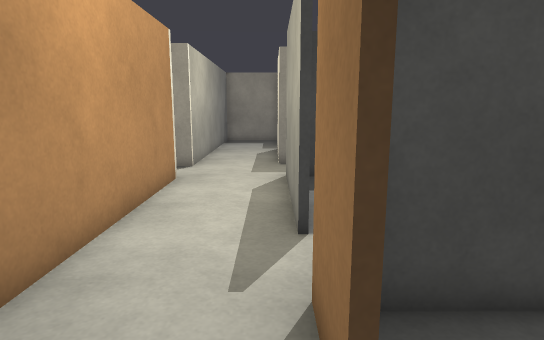
view 1 (above)

24 first-person views from a walk through a robot-simulator world made for Gazebo. The camera is 1.2 m above the floor, tilts 10° down and sees 75° across. The floor is counted in squares, 0.5 m on a side. Each view is taken from the middle of a square. On the plan, view 1 faces up. The plan holds only what a view shows up to about 20 squares ahead; the rest is blank.

view 2
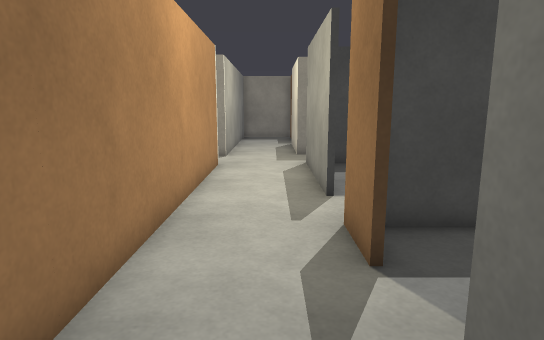

view 3
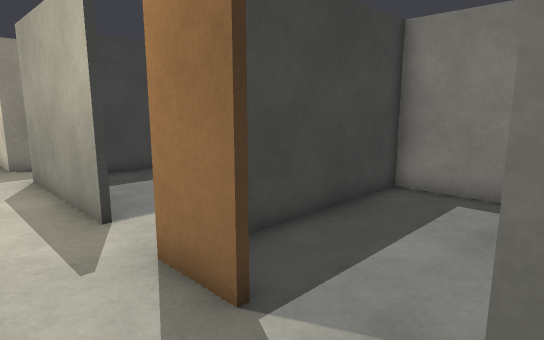

view 4
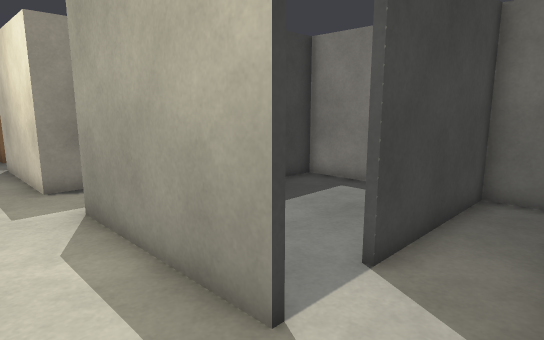

view 5
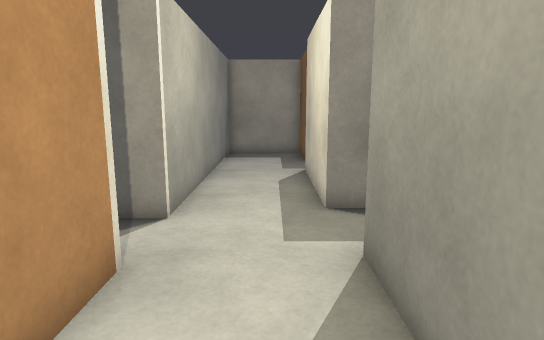

view 6
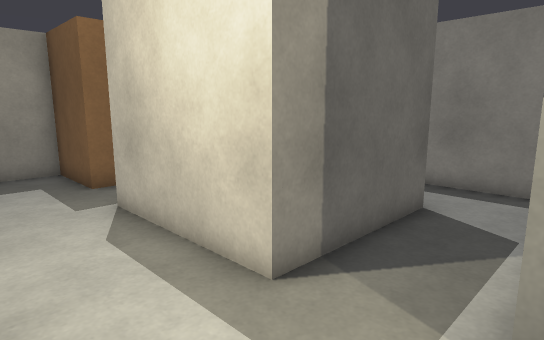

view 7
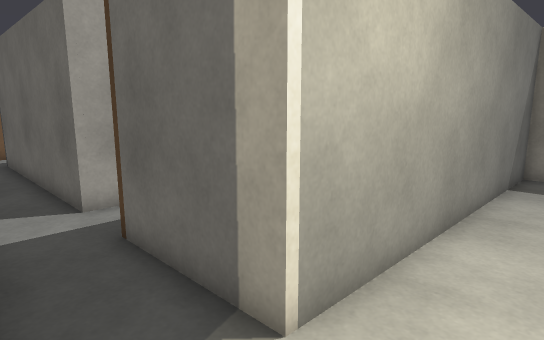

view 8
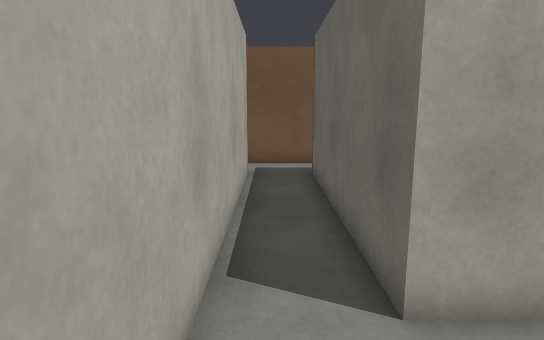

view 9
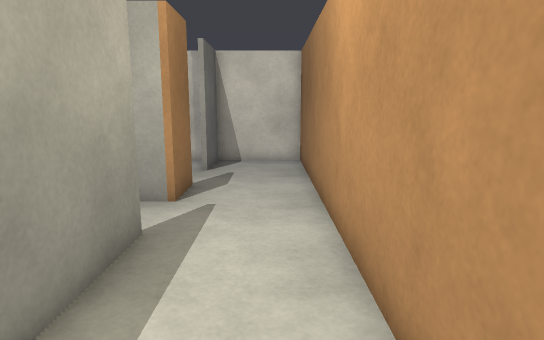

view 10
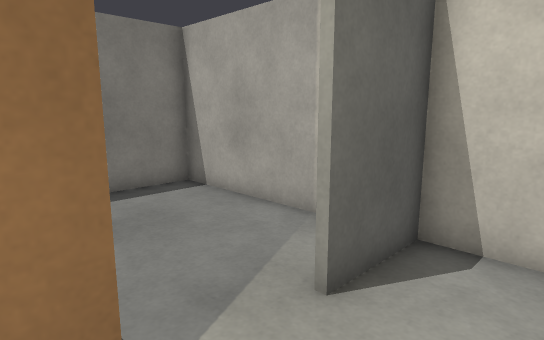

view 11
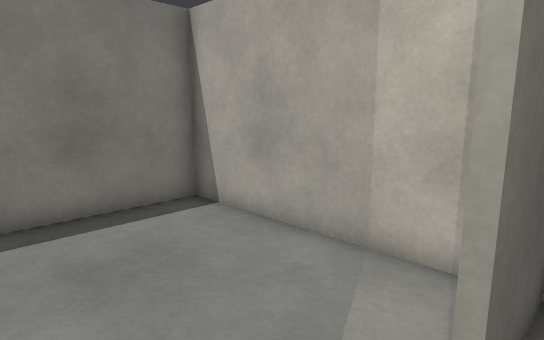

view 12
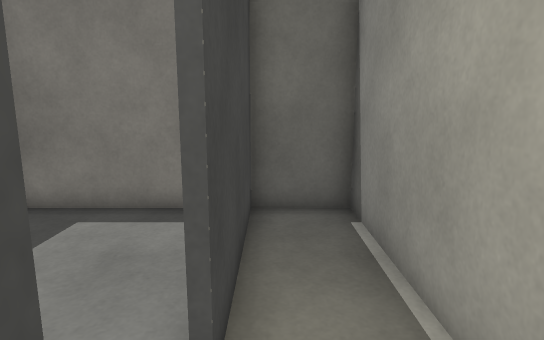

view 13
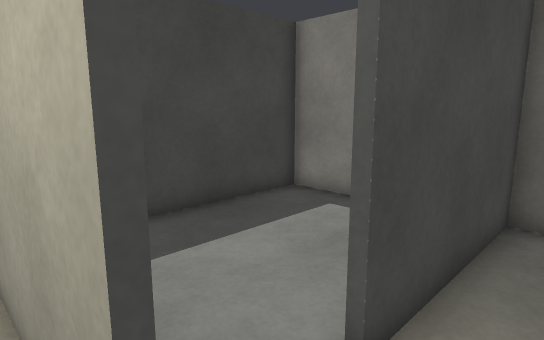

view 14
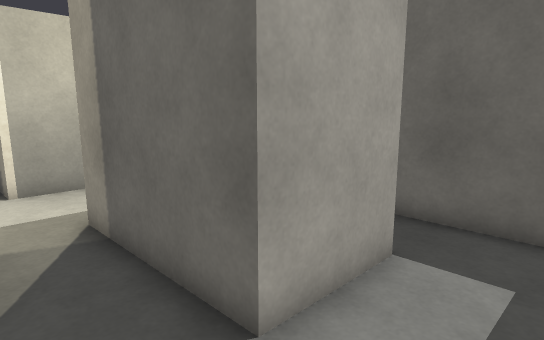

view 15
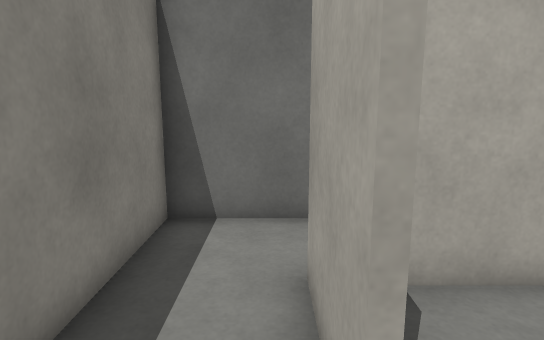

view 16
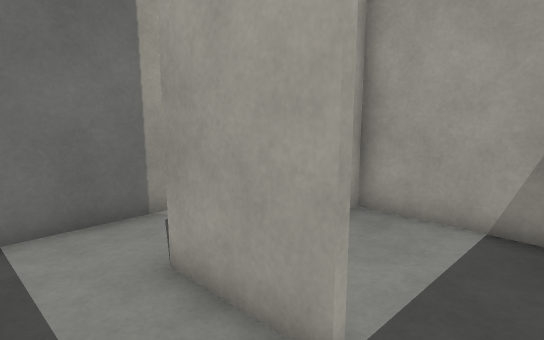

view 17
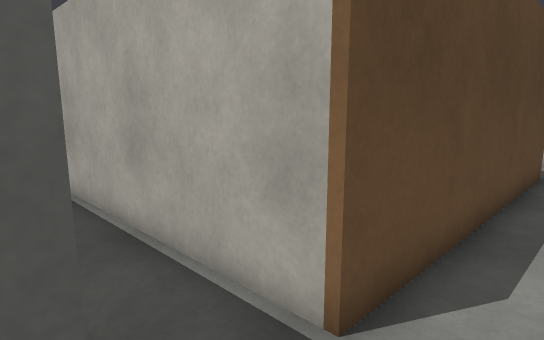

view 18
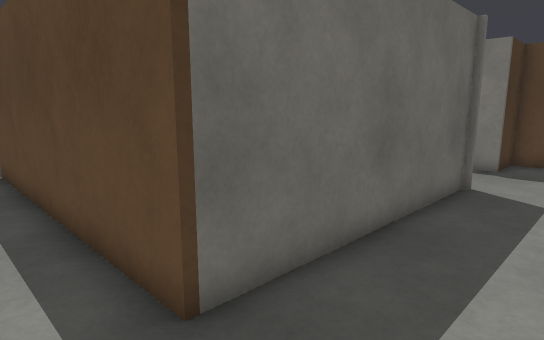

view 19
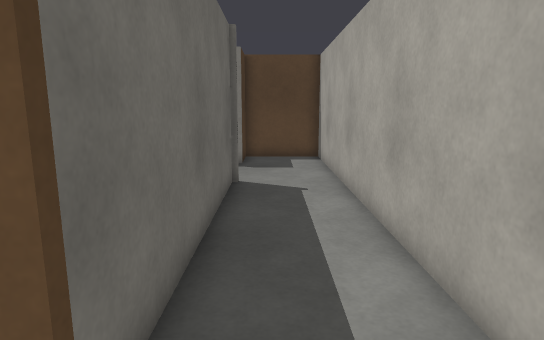

view 20
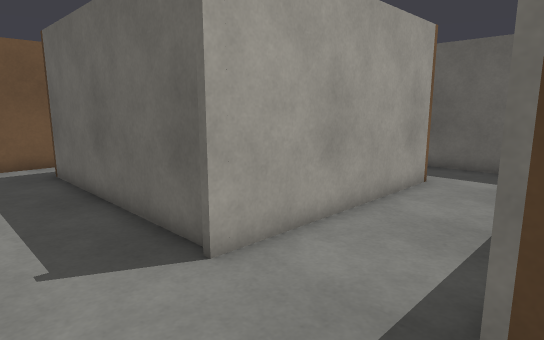

view 21
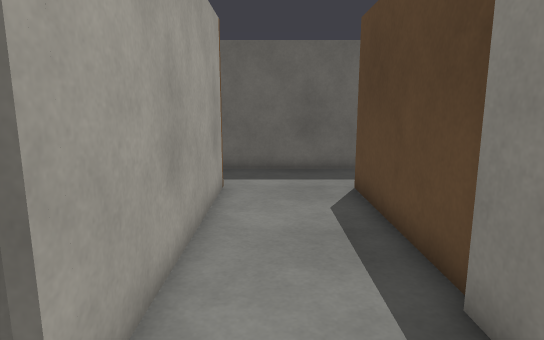

view 22
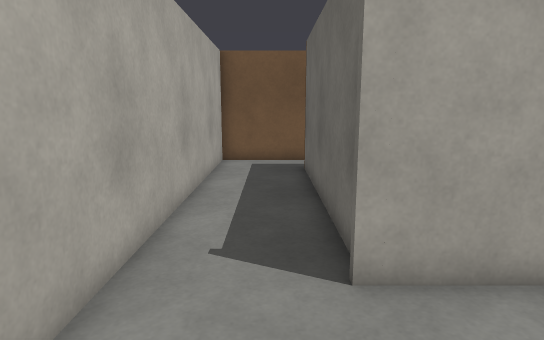

view 23
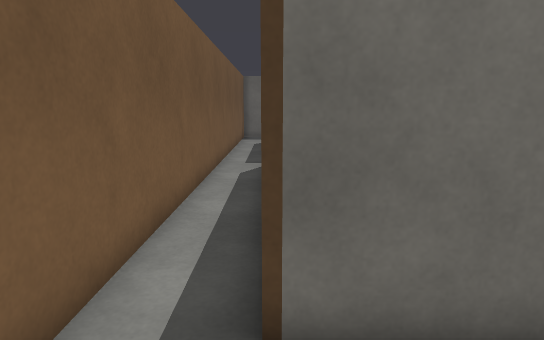

view 24
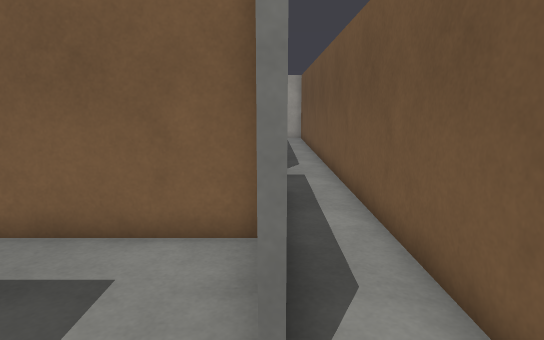

### Floor plan
Ten units are one square. View 1 is at (0, 0); x grows to the right and y downward. Boxes are objects, and circles mark ways between rooms. Rooms are numbered by the first view taken in them; rooms with no view inside come last. Other rooms are left out.
<svg viewBox="-218 -268 307 306">
<path fill="none" stroke="#000" d="M-33 -24 -33 33 5 33 5 5M40 -125 83 -125 83 -174M-33 -121 -33 -24M55 -184 55 -153 3 -153 3 -208M5 -64 5 -125M72 -205 44 -205M12 -231 5 -231 5 -263 -33 -263 -33 -145M5 -20 5 -41 15 -41M-95 -88 -95 0M-97 -161 -97 -145 -191 -145 -191 -149M-46 -119 -108 -119M-96 -3 -191 -3 -191 -121 -70 -121M-33 -145 -75 -145M-55 -21 -55 -85M-213 -224 -213 33 -35 33 -35 -3 -57 -3 -57 -20M-188 -187 -139 -187M11 33 83 33 83 -41M84 -39 12 -39M83 -81 83 -123 12 -123M5 -192 5 -155 42 -155M83 -41 83 -65 26 -65M15 -41 84 -41"/>
<circle cx="-10" cy="-35" r="3" fill="#2a7"/>
<circle cx="10" cy="-10" r="3" fill="#2a7"/>
<circle cx="-27" cy="-130" r="3" fill="#2a7"/>
<circle cx="50" cy="-195" r="3" fill="#2a7"/>
<circle cx="10" cy="-55" r="3" fill="#2a7"/>
<circle cx="-190" cy="-245" r="3" fill="#2a7"/>
<circle cx="20" cy="-70" r="3" fill="#2a7"/>
<text x="-10" y="0">1</text>
<text x="10" y="-140">2</text>
<text x="-130" y="-100">3</text>
<text x="-160" y="-220">4</text>
<text x="50" y="0">5</text>
<text x="50" y="-100">6</text>
<text x="20" y="-180">7</text>
<text x="50" y="-60">8</text>
</svg>
Room 1 opens to room 2. Room 1 opens to room 5. Room 2 opens to room 3. Room 2 opens to room 7. Room 2 opens to room 8. Room 3 opens to room 4. Room 6 opens to room 8.

Where each view was taken, in squares from view 1:
view 1: 0 up, 0 right, facing up
view 2: 3 down, 1 left, facing up
view 3: 1 down, 2 left, facing up-right
view 4: 4 up, 2 left, facing up-right
view 5: 7 up, 1 left, facing up
view 6: 12 up, 3 left, facing up-right
view 7: 12 up, 1 left, facing up-left
view 8: 13 up, 6 left, facing left
view 9: 13 up, 2 left, facing down
view 10: 3 up, 2 left, facing down-right
view 11: 2 up, 0 right, facing down-right
view 12: 6 up, 0 right, facing right
view 13: 5 up, 0 right, facing up-right
view 14: 13 up, 8 right, facing up-left
view 15: 20 up, 6 right, facing down
view 16: 20 up, 8 right, facing down-left
view 17: 15 up, 21 left, facing down-right
view 18: 3 down, 21 left, facing up-right
view 19: 1 down, 21 left, facing right
view 20: 3 down, 5 left, facing up-left
view 21: 2 down, 8 left, facing up
view 22: 1 down, 5 left, facing left
view 23: 3 down, 19 left, facing up
view 24: 25 up, 19 left, facing down
